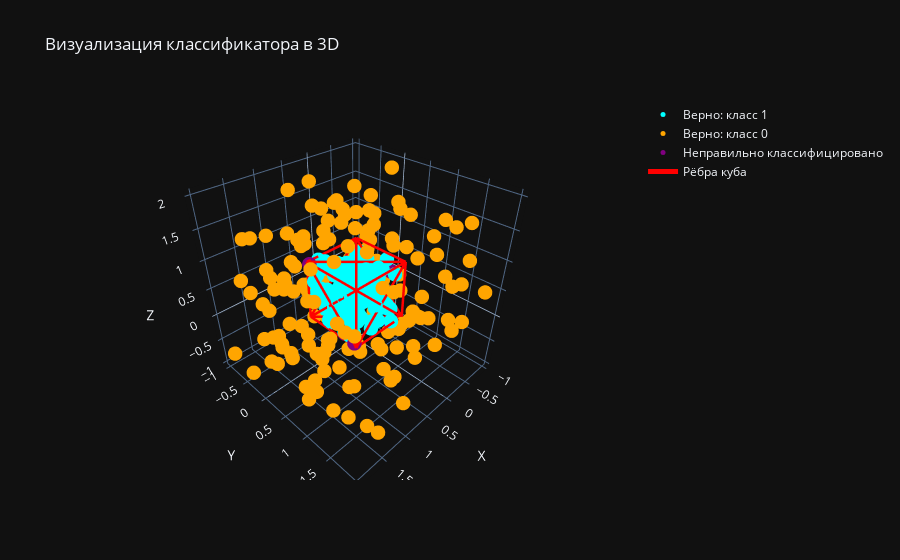

The code cell stored with this chart in its notebook:
### Code cell
visualize_classifier_plotly(model, test_loader, cube_vertices, device)

### Figure 1 — Plotly figure (JSON) as saved in the notebook; plotly's stock layout.template omitted (floating-point values rounded to 4 significant figures; data arrays with more than 128 entries replaced by an {"elided": "..."} marker saying what was removed)
{"data": [{"marker": {"color": "cyan", "size": 5}, "mode": "markers", "name": "Верно: класс 1", "x": {"elided": "138 float values"}, "y": {"elided": "138 float values"}, "z": {"elided": "138 float values"}, "type": "scatter3d"}, {"marker": {"color": "orange", "size": 5}, "mode": "markers", "name": "Верно: класс 0", "x": {"elided": "157 float values"}, "y": {"elided": "157 float values"}, "z": {"elided": "157 float values"}, "type": "scatter3d"}, {"marker": {"color": "purple", "size": 5}, "mode": "markers", "name": "Неправильно классифицировано", "x": [0.7979, 0.9651, 0.04884, -0.1375, 0.9877], "y": [0.5411, 0.00494, 0.789, 0.6147, 0.9441], "z": [-0.1354, 0.9518, -0.1774, 0.6, 0.03943], "type": "scatter3d"}, {"line": {"color": "red", "width": 5}, "mode": "lines", "name": "Рёбра куба", "x": [0, 1, null, 1, 1, null, 1, 1, null, 1, 0, null, 0, 0, null, 0, 0, null, 1, 0, null, 0, 0, null, 1, 0, null, 1, 0, null, 1, 1, null, 1, 0, null, 1, 1, null, 0, 0, null, 0, 1, null, 1, 0, null, 0, 0, null, 0, 1, null, 0, 1, null, 0, 1, null, 0, 1, null, 1, 1, null, 0, 0, null, 1, 1, null], "y": [0, 0, null, 0, 0, null, 0, 1, null, 1, 0, null, 0, 1, null, 1, 1, null, 1, 0, null, 0, 0, null, 0, 1, null, 0, 1, null, 1, 1, null, 1, 1, null, 0, 1, null, 0, 1, null, 0, 0, null, 0, 0, null, 0, 1, null, 1, 1, null, 1, 1, null, 1, 1, null, 0, 0, null, 0, 1, null, 0, 1, null, 0, 1, null], "z": [0, 0, null, 0, 1, null, 1, 0, null, 0, 0, null, 1, 0, null, 0, 1, null, 1, 1, null, 0, 1, null, 0, 0, null, 1, 1, null, 0, 1, null, 0, 1, null, 1, 1, null, 0, 0, null, 0, 1, null, 0, 1, null, 1, 1, null, 1, 1, null, 0, 0, null, 0, 1, null, 1, 1, null, 0, 0, null, 0, 1, null, 0, 1, null], "type": "scatter3d"}], "layout": {"title": {"text": "Визуализация классификатора в 3D"}, "scene": {"xaxis": {"title": {"text": "X"}}, "yaxis": {"title": {"text": "Y"}}, "zaxis": {"title": {"text": "Z"}}}}}
